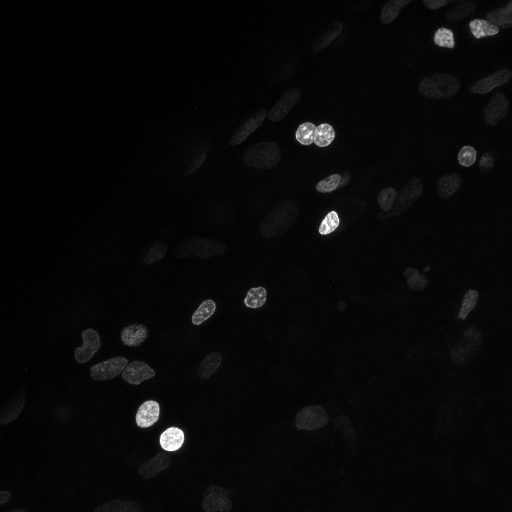
#> input picture W10 Image Preprocessing/nuclei.tif, 1024 x 1024 px (shown at 1/2 size)
$ jupyter execute 'Practical 10.ipynb'
#> lines starting #> are read from the running program, lines starting #| are printed output that depends on the picture
## Practical 10: Preprocessing in Image Analysis

_Adele Valeria_ <br>
_BSc Biomedical Informatics_ <br>
_Zhejiang University - University of Edinburgh Institute_

### Import Libraries

[cell 1]
import numpy as np
import matplotlib.pyplot as plt
from skimage.io import imread, imshow
from skimage.transform import rescale
from skimage import exposure
from skimage.exposure import equalize_hist
from skimage.filters import gaussian
from skimage.filters import sobel
from skimage.filters import median
from skimage.restoration import denoise_tv_chambolle, denoise_bilateral, denoise_wavelet

### 1. Loading Images

[cell 2]
nuclei = imread("nuclei.tif")
#> nuclei is the input picture: shape (1024, 1024); min 0, max 255, mean 7.9
imshow(nuclei)

[cell 3]
print(nuclei.shape)
#| (1024, 1024)
print(nuclei.dtype)
#| uint8

- **What is the image resolution?**
1024 x 1024 pixels

- **What is its bit depth?**
8-bit images (0-255)

[cell 4]
fix, ax = plt.subplots(ncols = 2, nrows = 3, figsize = (7, 7))
ax[0, 0].imshow(nuclei, cmap = "viridis")
ax[1, 0].imshow(nuclei, cmap = "Blues")
ax[2, 0].imshow(nuclei, cmap = "gray", vmin = 0, vmax = 50)
ax[0, 1].imshow(nuclei, cmap = "Oranges")
ax[1, 1].imshow(nuclei, cmap = "coolwarm")
fix.delaxes(ax[2,1])
plt.show()

### 2. Basic Manipulations

Produce a new image where you crop a vertical strip of 100 pixels on the left

[cell 5]
nuclei_sml = nuclei[:, 100:]
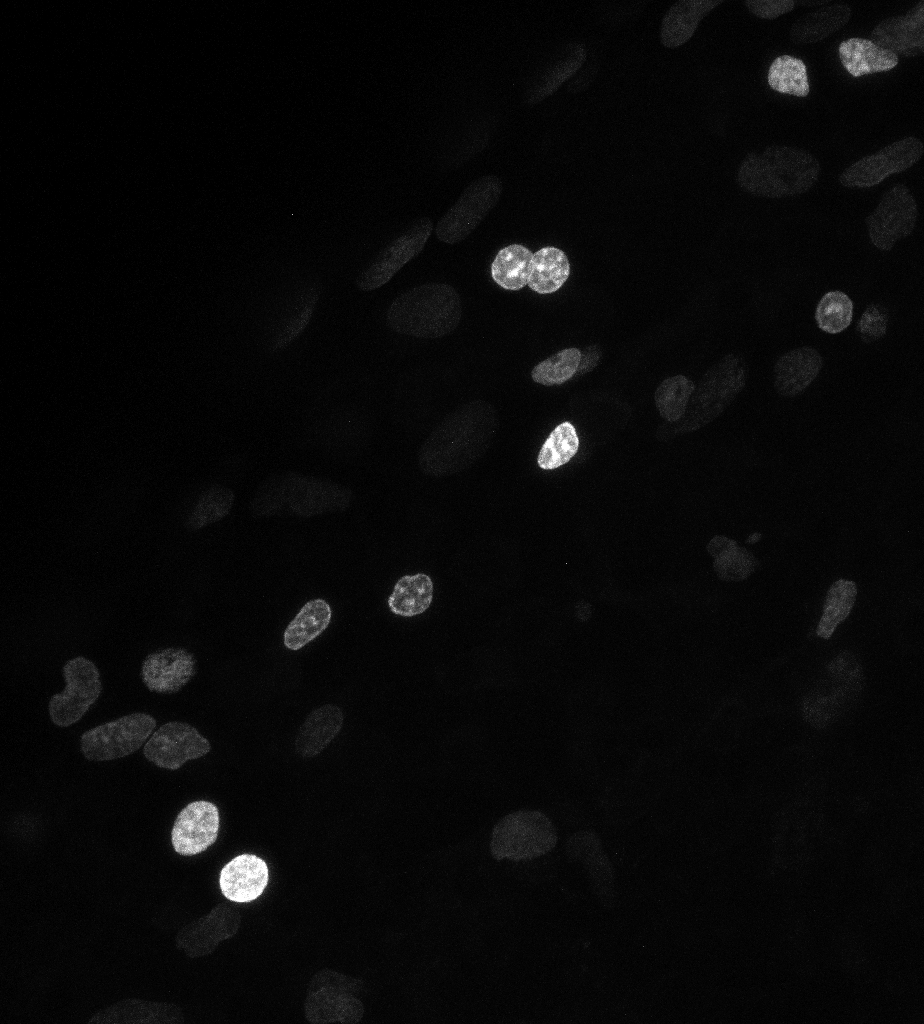
#> nuclei_sml: shape (1024, 924); min 0, max 255, mean 8.6
imshow(nuclei_sml)

Load an image and take off the last 10 columns

[cell 6]
nuclei_last = nuclei[:, -10]
#> nuclei_last = 1024 values, max 66 at index 27, min 0 at index 80, mean 7.62

Flip your image horizontally and vertically

[cell 7]
# horizontal
nuclei_flip_hor = nuclei[:, ::-1]

# vertical
nuclei_flip_ver = nuclei[::-1, :]

fix, ax = plt.subplots(ncols = 2, nrows = 1, figsize = (7, 7))
ax[0].imshow(nuclei_flip_hor, cmap = "gray")
ax[1].imshow(nuclei_flip_ver, cmap = "gray")

Load an image and scale it down 2 times. Is the reosolution reduced?

[cell 8]
imshow(rescale(nuclei, 0.25, order = 0), cmap = "gray")

[cell 9]
rescale_by_indexing = nuclei[::2, ::2]
imshow(rescale_by_indexing)

### 3. Image Histograms

[cell 10]
hist = plt.hist(nuclei.ravel(), bins = range(256))
plt.show()
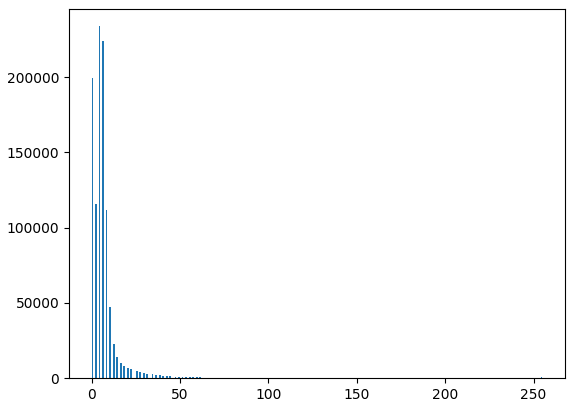
#> figure drawn by matplotlib, 1 panel; tallest bar 233775 high, from x = 4 to 5

How many pixels of the image have intensity less or equal to 100?
Hist return a tuple of 3 elements. The first contains the counts and the second the bin edges.

[cell 11]
count = 0
for i in range (0, 100):
    count = count + hist[0][i]
#> this loop made 100 passes
#> count on passes 1 to 12: 199304, 199304, 314898, 314898, 548673, 548673, 772838, 772838, 884863, 884863, 932205, 932205
#> after the loop, count = 1037629
print(count)
#| 1037629.0

[cell 12]
cell = imread("cells.tif")
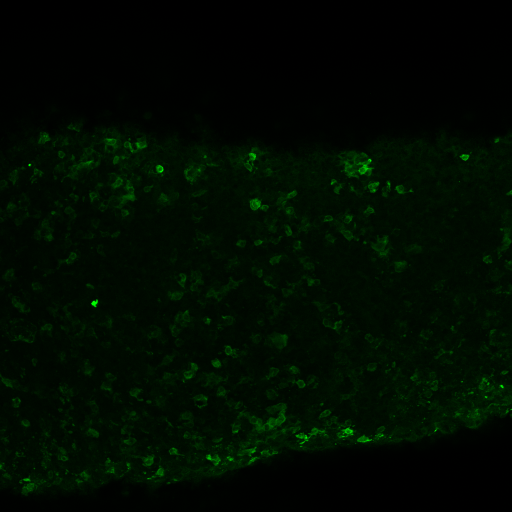
#> input picture W10 Image Preprocessing/cells.tif, 1024 x 1024 px (shown at 1/2 size)
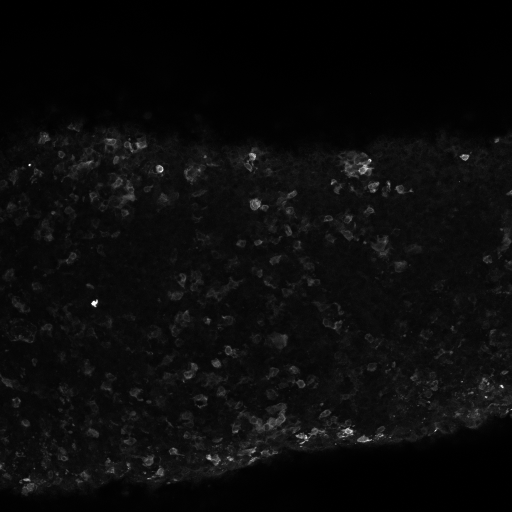
#> cell: shape (1024, 1024) (shown at 1/2 size); min 0, max 255, mean 11.1
imshow(cell)

[cell 13]
hist_cell = plt.hist(cell.ravel(), bins = range(256))
plt.show()
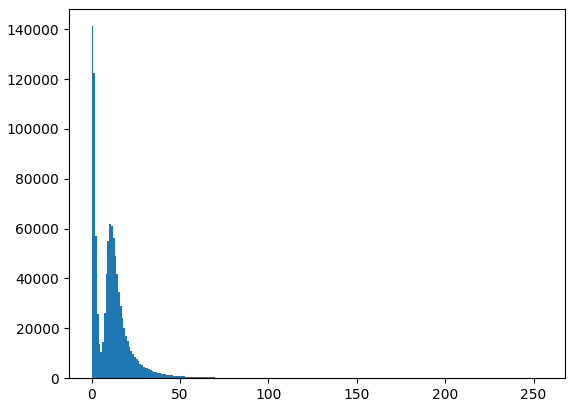
#> figure drawn by matplotlib, 1 panel; tallest bar 141222 high, from x = 0 to 1

[cell 14]
# stretch histogram
p2, p98 = np.percentile(cell, (2, 98))
#> p2 = 0; p98 = 46
cell_exp = exposure.rescale_intensity(cell, in_range = (p2, p98))
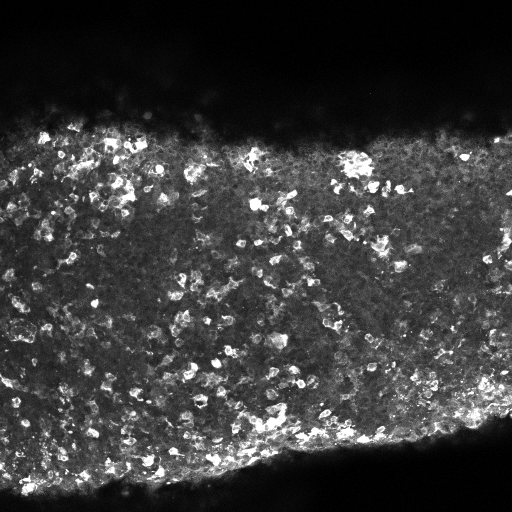
#> cell_exp: shape (1024, 1024) (shown at 1/2 size); min 0, max 255, mean 58.5
plt.hist(cell_exp.ravel(), bins = range(255))
plt.show()
#> figure, not shown here; tallest bar 141222 high, from x = 0 to 1

[cell 15]
imshow(cell_exp)

[cell 16]
# equalize histogram
cell_eq = equalize_hist(cell)
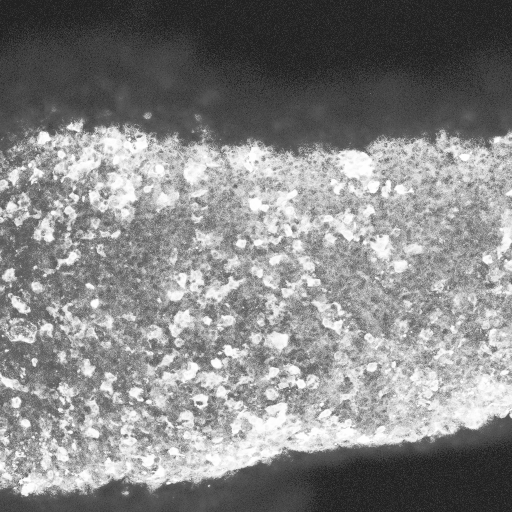
#> cell_eq: shape (1024, 1024) float64 (shown at 1/2 size); min 0.135, max 1, mean 0.529
imshow(cell_eq, cmap = "gray")

### 4. Filters

[cell 17]
# Blurring
fig, ax = plt.subplots(ncols = 5, nrows = 1, figsize = (20, 20))
for i in range(0,5):
    nuclei_blur = gaussian(nuclei, i+2)
    ax[i].imshow(nuclei_blur, cmap = "gray")
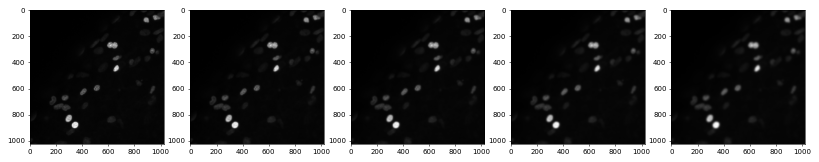
#> figure drawn by matplotlib, 5 panels

[cell 18]
# detect edges
nuclei_edges = sobel(nuclei)
imshow(nuclei_edges)

[cell 19]
# denoise an image
nuclei_noisy = imread("nuclei_noisy.tif")
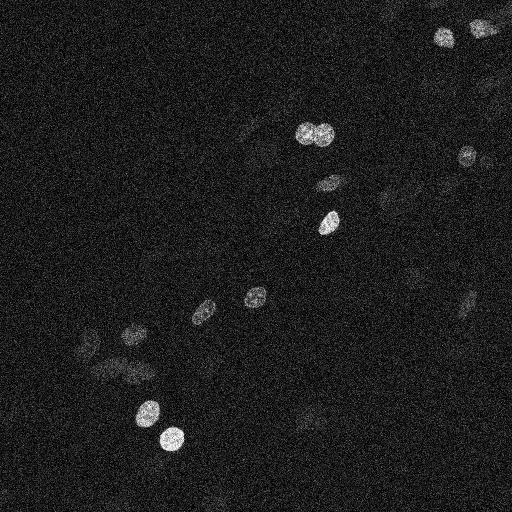
#> input picture W10 Image Preprocessing/nuclei_noisy.tif, 1024 x 1024 px (shown at 1/2 size)
#> nuclei_noisy is the input picture: shape (1024, 1024); min 0, max 255, mean 29.7
nuclei_med = median(nuclei_noisy, np.ones((3,3)))
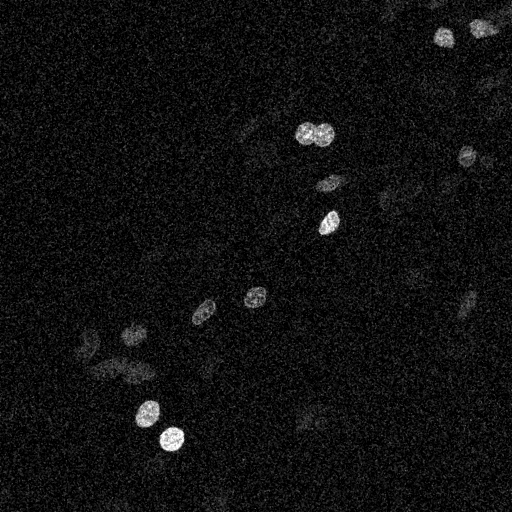
#> nuclei_med: shape (1024, 1024) (shown at 1/2 size); min 0, max 255, mean 16.4
fig, ax = plt.subplots(1, 2, figsize = (7, 7))
ax[0].imshow(nuclei_noisy, cmap = "gray")
ax[1].imshow(nuclei_med, cmap = "gray")

[cell 20]
chambolle = denoise_tv_chambolle(nuclei_noisy)
bilateral = denoise_bilateral(nuclei_noisy)
wavelet = denoise_wavelet(nuclei_noisy)

fix, ax = plt.subplots(ncols = 3, nrows = 1, figsize = (7, 7))
ax[0].imshow(chambolle, cmap = "gray")
ax[1].imshow(bilateral, cmap = "gray")
ax[2].imshow(wavelet, cmap = "gray")

### Final Challenge

[cell 21]
# source: codespeedy.com/calculate-signal-to-noise-ratio-in-python/
def signaltonoise(Arr, axis=0, ddof=0):
#> called with axis = 0, ddof = 0
    Arr = np.asanyarray(Arr)
    me = Arr.mean(axis)
#> me = 1024 values, max 43.8 at index 659, min 23.53 at index 113, mean 29.72
    sd = Arr.std(axis=axis, ddof=ddof)
#> sd = 1024 values, max 60.47 at index 659, min 33.5 at index 113, mean 39.58
    return np.where(sd == 0, 0, me/sd)

signaltonoise(nuclei_noisy)
#> Out = 1024 values, max 0.832 at index 261, min 0.626 at index 337, mean 0.753
